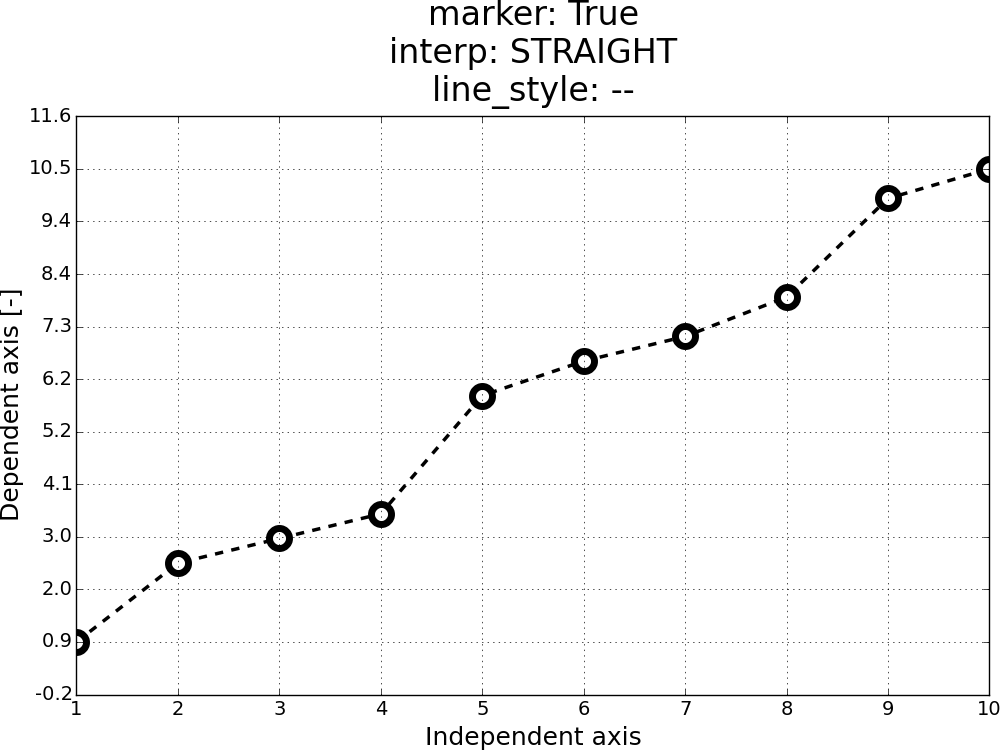
#> input picture tests/support/ref_images_1/series_marker_true_interp_straight_line_style_dashed.png, 1000 x 750 px
$ python compare_images.py ../tests/support/ref_images_1/series_marker_true_interp_straight_line_style_dashed.png ../tests/support/ref_images_1/series_marker_true_interp_cubic_line_style_solid.png   (older library calls are emulated)
#> lines starting #> are read from the running program, lines starting #| are printed output that depends on the picture
### sbin/functions.py
# functions.py
# Copyright (c) 2013-2017 Pablo Acosta-Serafini
# See LICENSE for details
# pylint: disable=C0111,E0602,E1111,R0904,W0201,W0621

# Standard library imports
from __future__ import print_function
import glob
import json
import os
import subprocess
import sys


###
# Global variables
###
SUPPORTED_VERS = ['2.7', '3.5', '3.6']


###
# Functions
###
# This function is copied from pmisc.compat2 and pmisc.compat3
# Repeated here so as make functions in this file self-contained
if sys.hexversion < 0x03000000:
    # [4 lines left out: function _readlines, not called in this run]
else:
    # [11 lines left out: function _readlines, not called in this run]

# This function is copied from pmisc.compat2 and pmisc.compat3
# Repeated here so as make functions in this file self-contained
if sys.hexversion < 0x03000000:
    # Largely from From https://stackoverflow.com/questions/956867/
    # how-to-get-string-objects-instead-of-unicode-ones-from-json-in-python
    # with Python 2.6 compatibility changes
    # [13 lines left out: function _unicode_to_ascii, not called in this run]
else:
    def _unicode_to_ascii(obj):
        return obj


# [107 lines left out: functions dir_tree, get_pkg_data_files, gen_manifest, json_load, load_requirements, not called in this run]


def pcolor(text, color, indent=0):
    """
    Returns a string that once printed is colorized (copied from pmisc.strings)
    """
    esc_dict = {
        'black':30, 'red':31, 'green':32, 'yellow':33, 'blue':34, 'magenta':35,
        'cyan':36, 'white':37, 'none':-1
    }
    if not isinstance(text, str):
        raise RuntimeError('Argument `text` is not valid')
    if not isinstance(color, str):
        raise RuntimeError('Argument `color` is not valid')
    if not isinstance(indent, int):
        raise RuntimeError('Argument `indent` is not valid')
    color = color.lower()
    if color not in esc_dict:
        raise ValueError('Unknown color {color}'.format(color=color))
    if esc_dict[color] != -1:
        return (
            '\033[{color_code}m{indent}{text}\033[0m'.format(
                color_code=esc_dict[color],
                indent=' '*indent,
                text=text
            )
        )
    return '{indent}{text}'.format(indent=' '*indent, text=text)


def python_version(hver):
    """ Return Python version """
    return '{major}.{minor}'.format(major=int(hver[:-2]), minor=int(hver[-2:]))


# [24 lines left out: function shcmd, not called in this run]

### sbin/compare_images.py
#!/usr/bin/env python
# compare_images.py
# Copyright (c) 2013-2018 Pablo Acosta-Serafini
# See LICENSE for details
# pylint: disable=C0111

# Standard library imports
from __future__ import print_function
import argparse
import os
import sys
# PyPI imports
import numpy
import scipy
import scipy.misc
# Intra-package imports
import sbin.functions


###
# Functions
###
def compare_images(fname1, fname2, no_print=True, imgtol=1e-3):
    """ Compare two images by calculating Manhattan and Zero norms """
    # Source: http://stackoverflow.com/questions/189943/
    # how-can-i-quantify-difference-between-two-images
    for item in (fname1, fname2):
        if not os.path.exists(item):
            return False
    img1 = scipy.misc.imread(fname1).astype(float)
    img2 = scipy.misc.imread(fname2).astype(float)
    if img1.size != img2.size:
        m_norm, z_norm = 2*[2*imgtol]
    else:
        # Element-wise for Scipy arrays
        diff = img1-img2
        # Manhattan norm
        m_norm = scipy.sum(numpy.abs(diff))
        # Zero norm
        z_norm = scipy.linalg.norm(diff.ravel(), 0)
    result = bool((m_norm < imgtol) and (z_norm < imgtol))
    if not no_print:
        print(
            'Image 1: {0}, Image 2: {1} -> ({2}, {3}) [{4}]'.format(
                fname1, fname2, m_norm, z_norm, result
            )
        )
    return result


def main(no_print, img1, img2):
    """ Compare two images """
#> called with no_print = False
    for item in [img1, img2]:
        if not os.path.exists(item):
            raise IOError('File {0} could not be found'.format(item))
    img1 = os.path.abspath(img1)
    img2 = os.path.abspath(img2)
    result = compare_images(img1, img2)
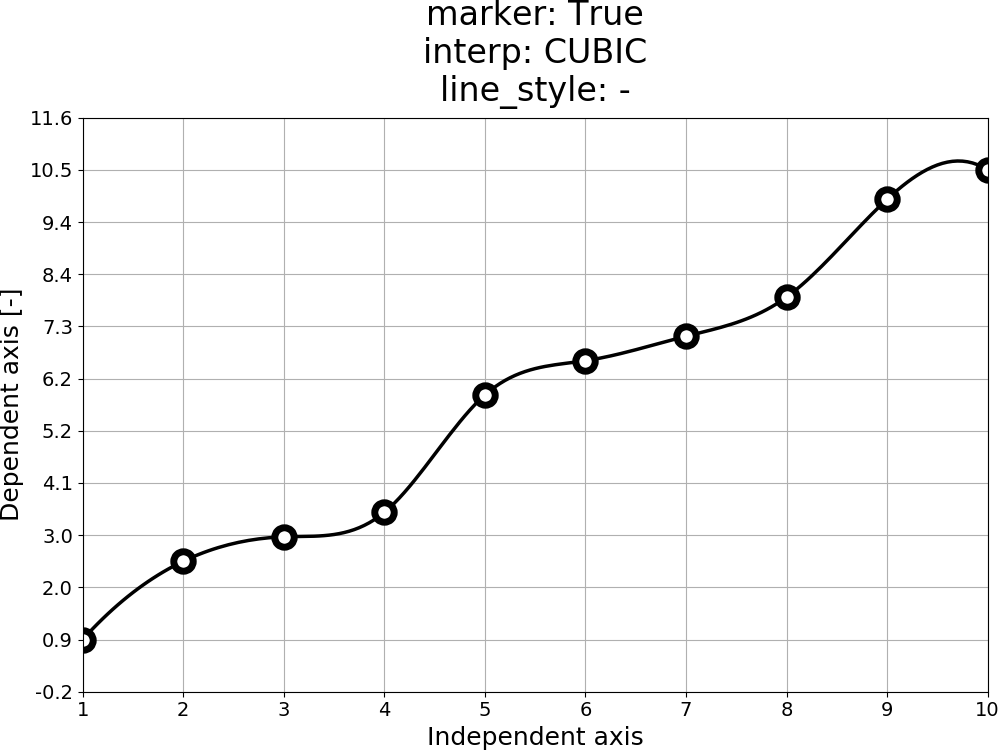
#> input picture tests/support/ref_images_1/series_marker_true_interp_cubic_line_style_solid.png, 1000 x 750 px
#> in compare_images, `diff = img1-img2`:
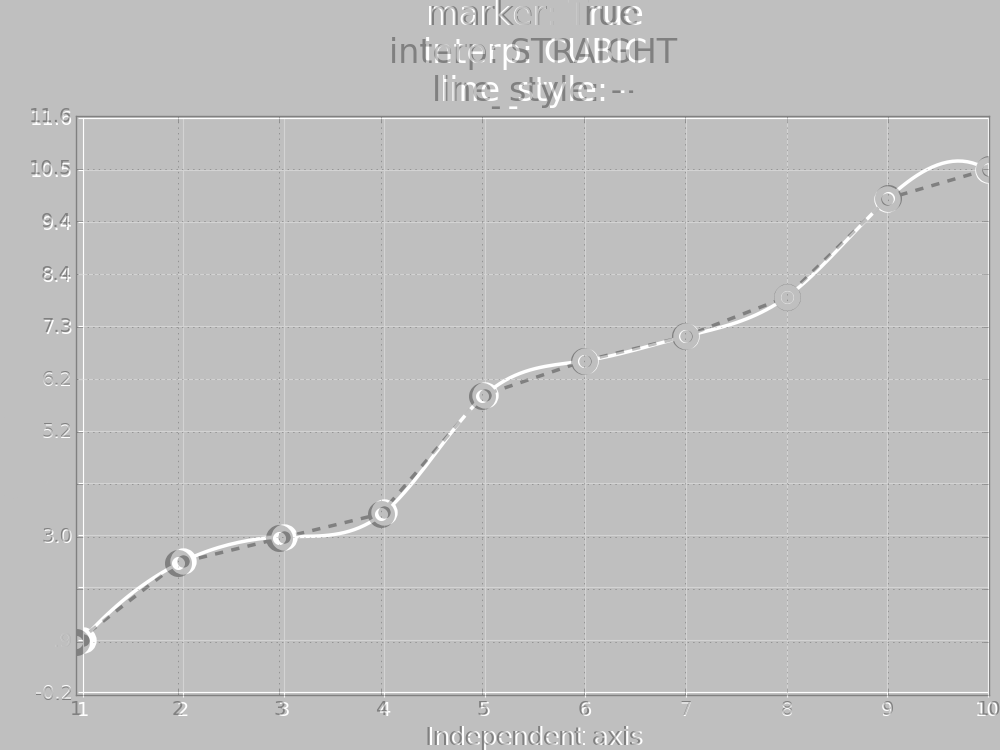
#> diff: shape (750, 1000, 4) float64; mean R, G, B, A 0.8, 0.8, 0.8, 0; transparent parts drawn white
#> in compare_images, `m_norm = scipy.sum(numpy.abs(diff))`: m_norm = 20923278
#> in compare_images, `z_norm = scipy.linalg.norm(diff.ravel(), 0)`: z_norm = 241896
#> in compare_images, `result = bool((m_norm < imgtol) and (z_norm < imgtol))`: result = False
#> result = False
    if not no_print:
        msg = 'Images are {0}'.format('identical' if result else 'different')
#> msg = 'Images are different'
        print('Image 1: {0}'.format(img1))
        print('Image 2: {0}'.format(img2))
        print(sbin.functions.pcolor(msg, 'green' if result else 'red'))
#| [31mImages are different[0m
#> (the run stopped early here; a loop or call above may not have finished)
